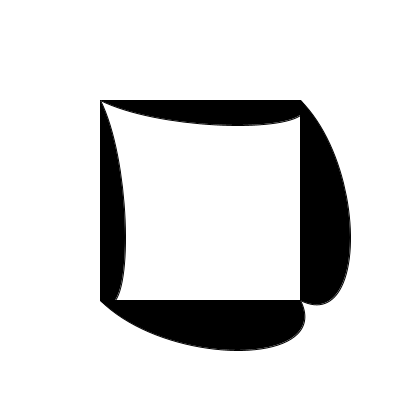
Frame 1 (no input)
Frame 60 (the mouse pressed at the canvas centre just before this capture): identical to frame 1, image omitted
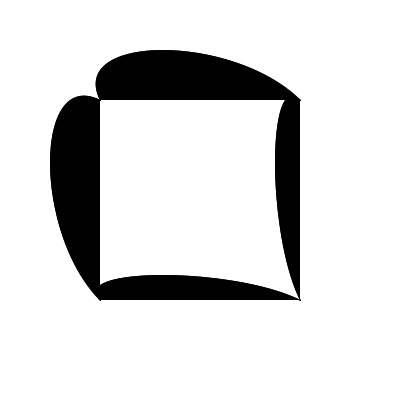
Frame 120 (the mouse held since frame 60 and released just before this capture)

The Processing sketch that drew these frames (run headless with seeded random() and noise(); from frame 60 on, the mouse is pressed at the canvas centre):

// Processing sketch: curve_box
// ── curve_box.pde
void setup() {
  size(400, 400);
}

void draw() {
background(255);
fill(0);
int xVal = mouseX*3-100;
int yVal = mouseY*3-100;
curve(xVal,yVal,100,100,100,300,xVal,yVal);
curve(xVal, yVal, 100, 300, 300, 300, xVal, yVal);
curve(xVal, yVal, 300, 300, 300, 100, xVal, yVal);
curve(xVal, yVal, 300, 100, 100, 100, xVal, yVal);
}
